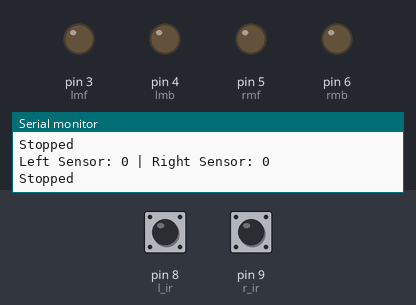
Bench run of a sketch on a simulated Arduino Uno, built with avr-gcc and run on an emulated ATmega328P. Parts: output pins drawn as LEDs (lit = HIGH), the last lines printed to the serial monitor. Dashed ring = blinking. Inputs (shaded band) come from the test bench; at power-on: pin 8 (l_ir) LOW, pin 9 (r_ir) LOW. Pins used as bus, display or sensor lines are not drawn.

Above: at 1.2 s.
1.3 s: pin 8 (l_ir) driven HIGH
At 2.5 s:
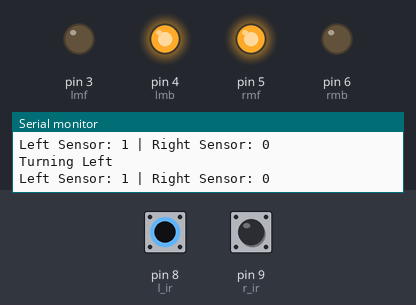
2.8 s: pin 9 (r_ir) driven HIGH
At 3.8 s:
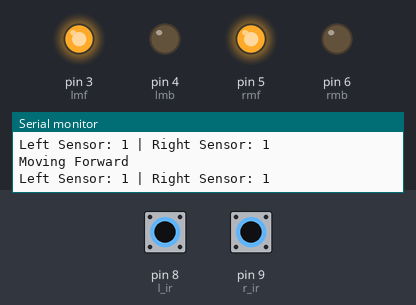
4.3 s: pin 8 (l_ir) driven LOW
At 5.2 s:
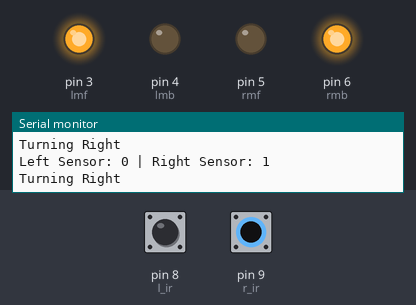
5.8 s: pin 9 (r_ir) driven LOW
At 6.6 s:
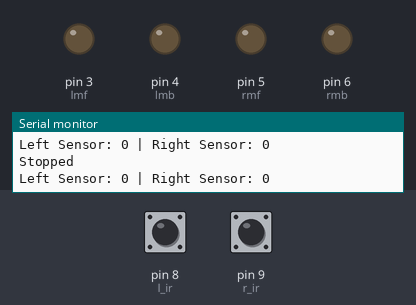
8.8 s: pin 8 (l_ir) pulsed HIGH 2 times (0.12 s each, 0.3 s apart)
At 9.2 s:
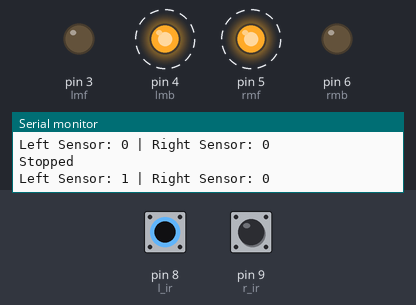
12.4 s: pin 9 (r_ir) pulsed HIGH 5 times (0.12 s each, 0.3 s apart)
At 13.11 s:
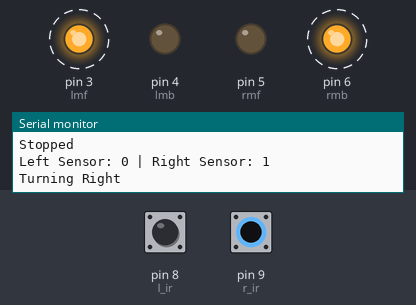
Timing chart, 0 to 15.4 s (numbered marks = the images above; inputs shaded):
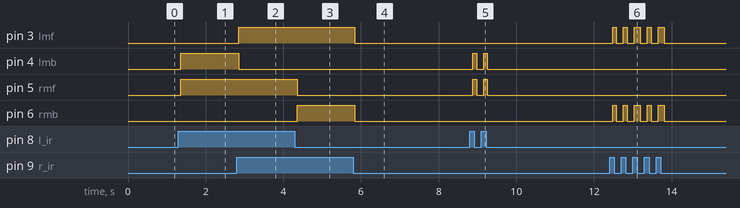

Measured:
- after the input at 1.3 s, pin 4 (lmb), pin 5 (rmf): LOW → HIGH after 0.05 s
- after the input at 2.8 s, pin 3 (lmf): LOW → HIGH after 0.05 s; pin 4 (lmb): HIGH → LOW after 0.05 s
- after the input at 4.3 s, pin 5 (rmf): HIGH → LOW after 0.06 s; pin 6 (rmb): LOW → HIGH after 0.06 s
- after the input at 5.8 s, pin 3 (lmf), pin 6 (rmb): HIGH → LOW at once
- after the input at 8.8 s, pin 4 (lmb), pin 5 (rmf): alternates HIGH for 0.10 s and LOW for 0.18 s, 4 changes in all, then stays LOW, starting after 0.08 s
- after the input at 12.4 s, pin 3 (lmf), pin 6 (rmb): alternates HIGH for 0.10 s and LOW for 0.18 s, 10 changes in all, then stays LOW, starting after 0.08 s

The sketch:

object_following_robot.ino
```cpp
// Object Following Robot Code

// IR Sensor Pins (used for detecting the object)
int l_ir = 8;  // Left IR sensor connected to digital pin 8
int r_ir = 9;  // Right IR sensor connected to digital pin 9

// Motor speed control (PWM) pins
int s1 = 10;   // Speed control for left motor (ENA pin of motor driver)
int s2 = 11;   // Speed control for right motor (ENB pin of motor driver)

// Motor control pins
int lmf = 3;   // Left motor forward (IN1)
int lmb = 4;   // Left motor backward (IN2)
int rmf = 5;   // Right motor forward (IN3)
int rmb = 6;   // Right motor backward (IN4)

// Motor speed (0 to 255)
int speed = 100;

void setup() {
  Serial.begin(9600);  // Start serial monitor (for debugging)

  // Set IR sensor pins as input
  pinMode(l_ir, INPUT);
  pinMode(r_ir, INPUT);

  // Set motor speed using PWM
  analogWrite(s1, speed);  // Left motor speed
  analogWrite(s2, speed);  // Right motor speed

  // Set motor direction pins as output
  pinMode(lmf, OUTPUT);
  pinMode(lmb, OUTPUT);
  pinMode(rmf, OUTPUT);
  pinMode(rmb, OUTPUT);
}

void loop() {
  // Read sensor values
  int l_ir_input = digitalRead(l_ir);  // 1 if object detected on left
  int r_ir_input = digitalRead(r_ir);  // 1 if object detected on right

  Serial.print("Left Sensor: ");
  Serial.print(l_ir_input);
  Serial.print(" | Right Sensor: ");
  Serial.println(r_ir_input);

  if (l_ir_input == 1 && r_ir_input == 1) {
    // Object is in front of both sensors → Move forward
    go_forward();
  }
  else if (l_ir_input == 0 && r_ir_input == 1) {
    // Object is only on the right → Turn right to follow
    go_right();
  }
  else if (l_ir_input == 1 && r_ir_input == 0) {
    // Object is only on the left → Turn left to follow
    go_left();
  }
  else {
    // Object not detected by any sensor → Stop
    stop();
  }
}

// Move both motors forward
void go_forward() {
  digitalWrite(rmf, HIGH);
  digitalWrite(lmf, HIGH);
  digitalWrite(rmb, LOW);
  digitalWrite(lmb, LOW);
  Serial.println("Moving Forward");
}

// Stop all motor movement
void stop() {
  digitalWrite(rmf, LOW);
  digitalWrite(lmf, LOW);
  digitalWrite(rmb, LOW);
  digitalWrite(lmb, LOW);
  Serial.println("Stopped");
}

// Turn right by making right motor reverse and left motor forward
void go_right() {
  digitalWrite(rmf, LOW);
  digitalWrite(rmb, HIGH);
  digitalWrite(lmf, HIGH);
  digitalWrite(lmb, LOW);
  Serial.println("Turning Right");
}

// Turn left by making left motor reverse and right motor forward
void go_left() {
  digitalWrite(rmf, HIGH);
  digitalWrite(rmb, LOW);
  digitalWrite(lmf, LOW);
  digitalWrite(lmb, HIGH);
  Serial.println("Turning Left");
}
```
